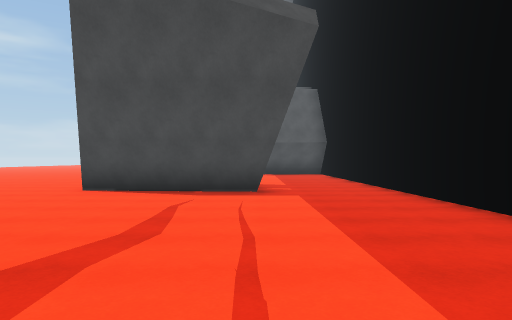
[1] (above)

24 first-person views from a walk through a scene from a Unity 3-D project. The camera is 1.4 m above the floor, looks level and sees 70° across. The floor is counted in squares, 2 m on a side. Each view is taken from the middle of a square. On the plan, view 1 faces up. The plan holds only what a view shows up to about 11 squares ahead; the rest is blank. The place goes on beyond the plan. Surface patterns are stand-ins for the level's own textures.

[2]
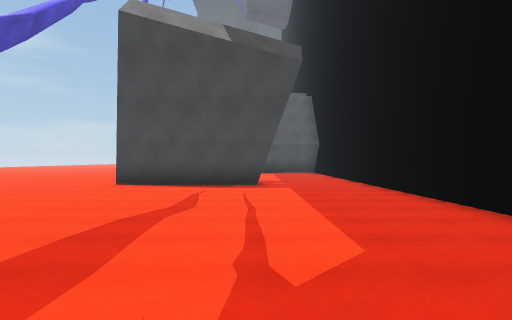

[3]
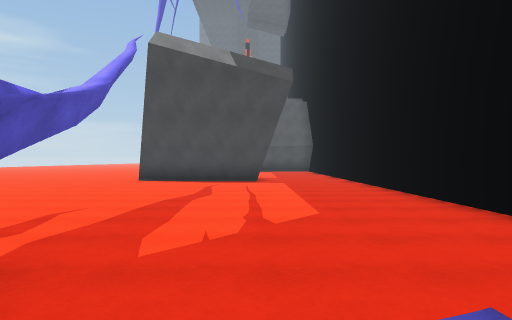

[4]
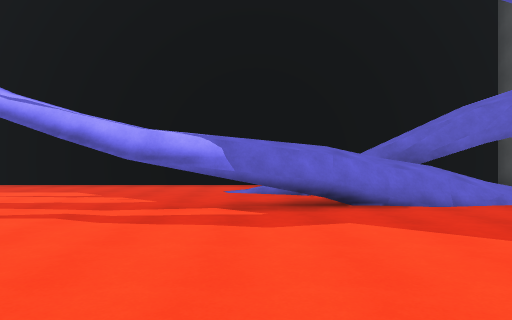

[5]
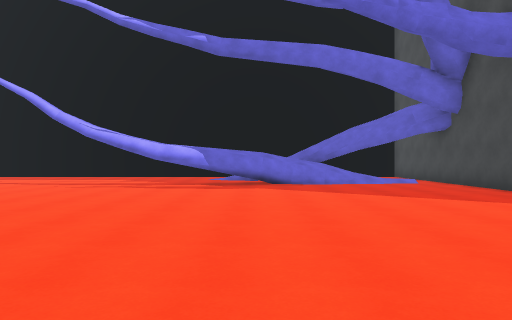

[6]
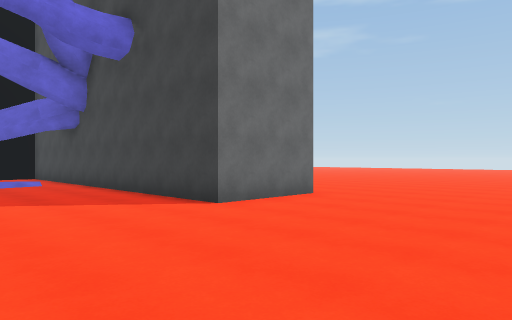

[7]
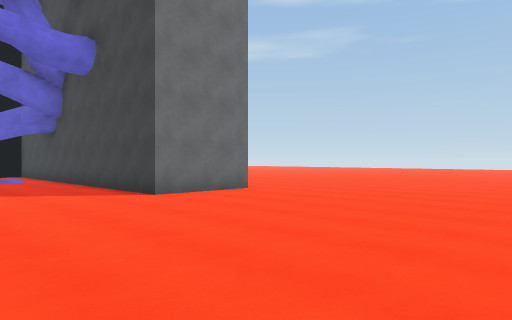

[8]
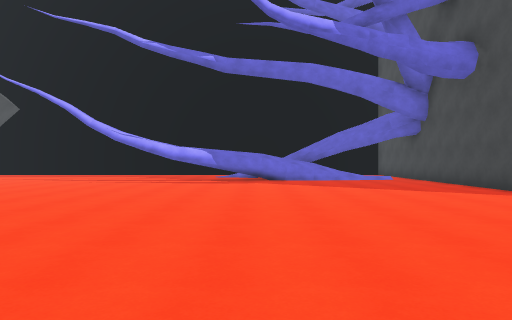

[9]
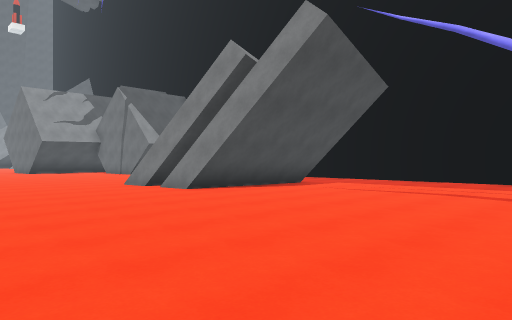

[10]
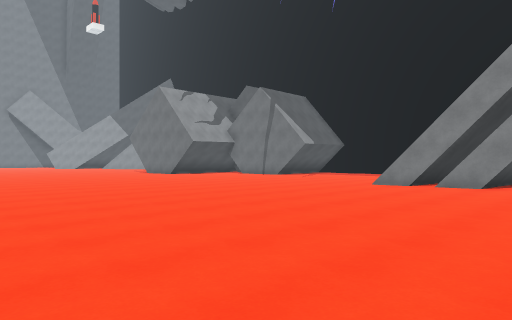

[11]
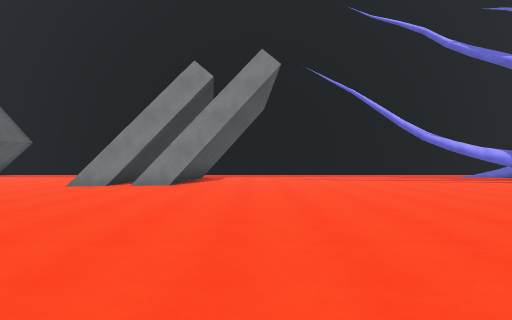

[12]
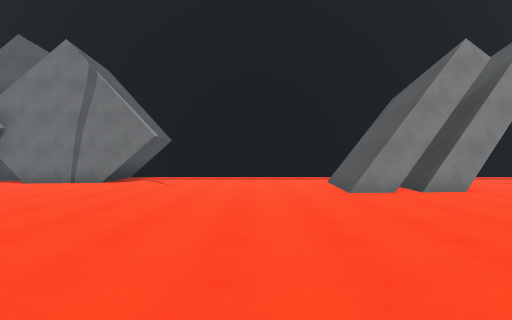

[13]
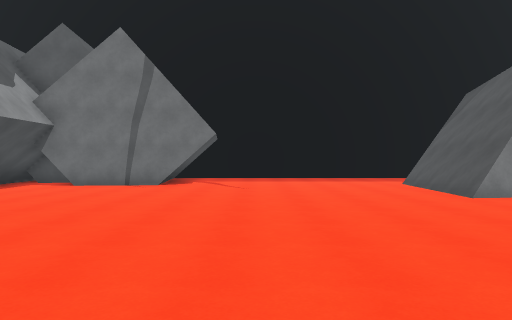

[14]
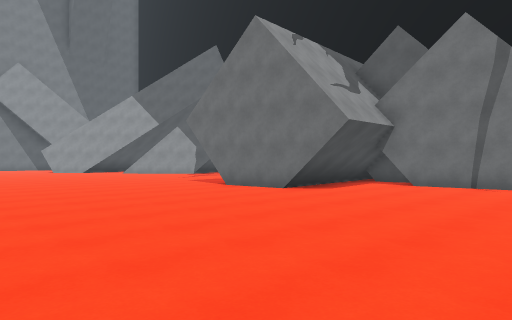

[15]
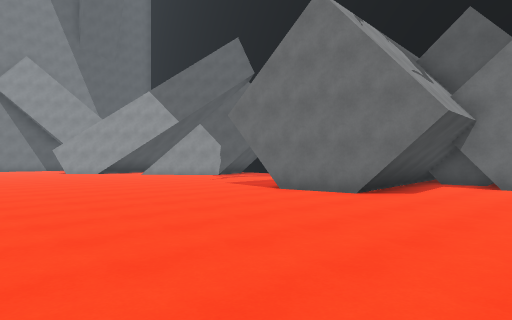

[16]
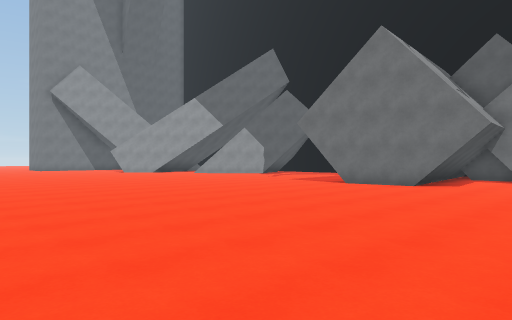

[17]
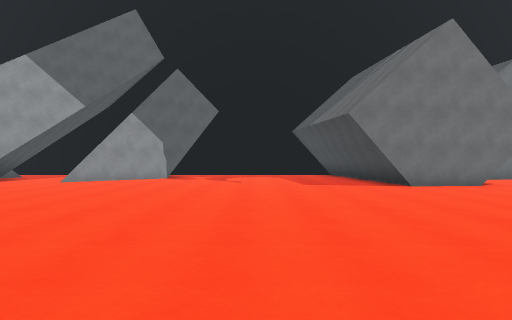

[18]
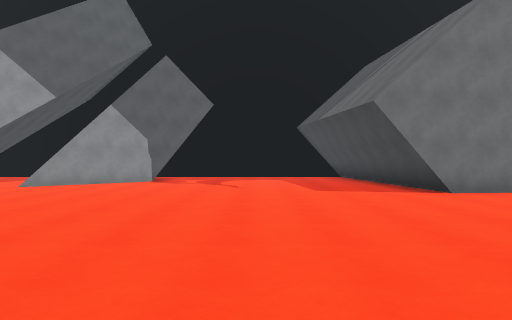

[19]
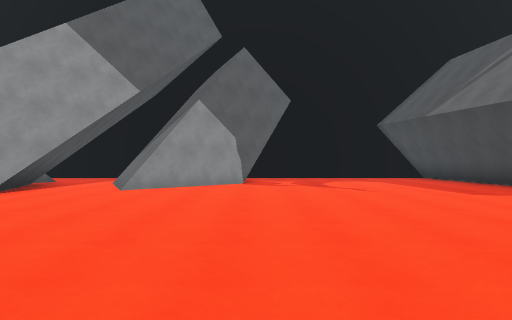

[20]
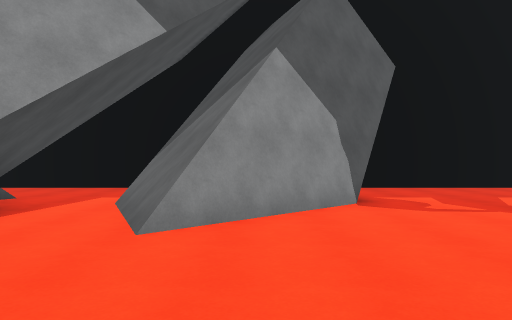

[21]
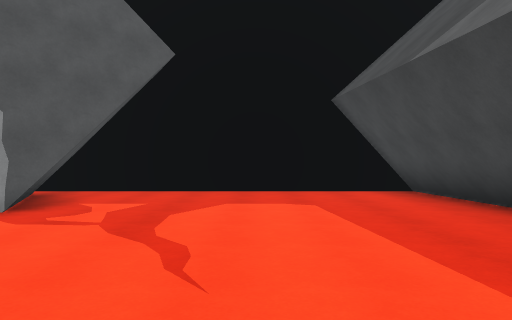

[22]
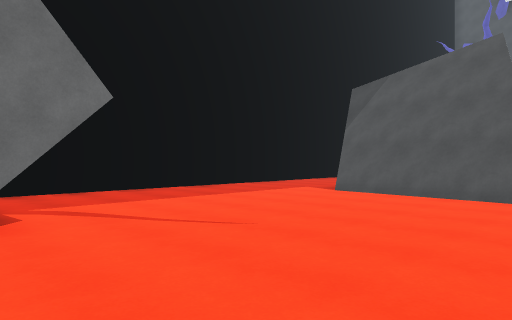

[23]
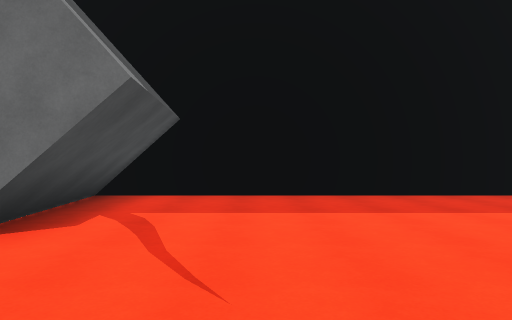

[24]
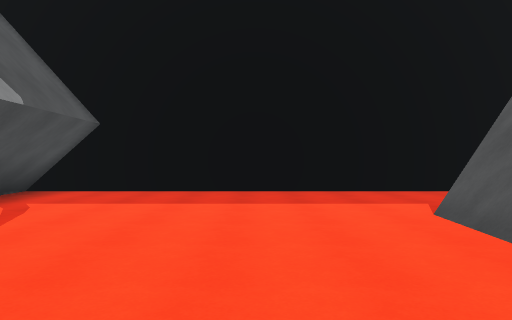

### Floor plan
Key: @ floor where view 1 was taken; # wall or solid block; . floor; / step, stairs or slope; T thing the floor can be seen under or through.
Columns run from 14 left of view 1 to 4 right of it. Each row starts with its distance up from view 1.
 36           .##.....#
 35         ......#
 34        .....###
 33      ........##
 32      .........#####
 31   .............#..#
 30   ................#
 29   ................#
 28 . ................#
 27   ................#
 26  .................#
 25  ............######
 24  .........#######
 23  .........#####
 22  .........######
 21 ...............#
 20 .............###
 19  ............##
 18 . ...........######
 17   ............##..#
 16   ................#
 15   ................#
 14  .................#
 13  .................#
 12  .................#
 11  .........##......#
 10  .........#####...#
  9 ..........#####...#
  8 ...........####...#
  7  .................#
  6 . ................#
  5   ................#
  4   ................#
  3     ..............#
  2      .............#
  1      . ...........#
  0      .........@...#
 -1     ........T.....#
 -2   ..........T.....
 -3   ..........TT./..
 -4 . ...........//
 -5   .........../
 -6 . .........../#
 -7  ............/.
 -8 ............./    #
 -9 ............./.   #
-10  ......########
-11  ......#
-12  ......#
-13  .......
-14  .......

Positions as (right, up) in squares from view 1, and headings:
1: (0, 0), facing up
2: (0, -2), facing up
3: (0, -4), facing up
4: (-7, -3), facing right
5: (-12, -4), facing right
6: (-12, -6), facing down-right
7: (-14, -6), facing down-right
8: (-14, -4), facing right
9: (-9, 1), facing up-right
10: (-14, 6), facing up-right
11: (-14, 6), facing right
12: (-12, 13), facing right
13: (-11, 15), facing right
14: (-11, 16), facing up-right
15: (-11, 18), facing up-right
16: (-14, 18), facing up-right
17: (-14, 28), facing right
18: (-12, 28), facing right
19: (-11, 31), facing right
20: (-6, 33), facing right
21: (-5, 28), facing right
22: (-5, 18), facing down-right
23: (-4, 15), facing right
24: (-5, 13), facing right
